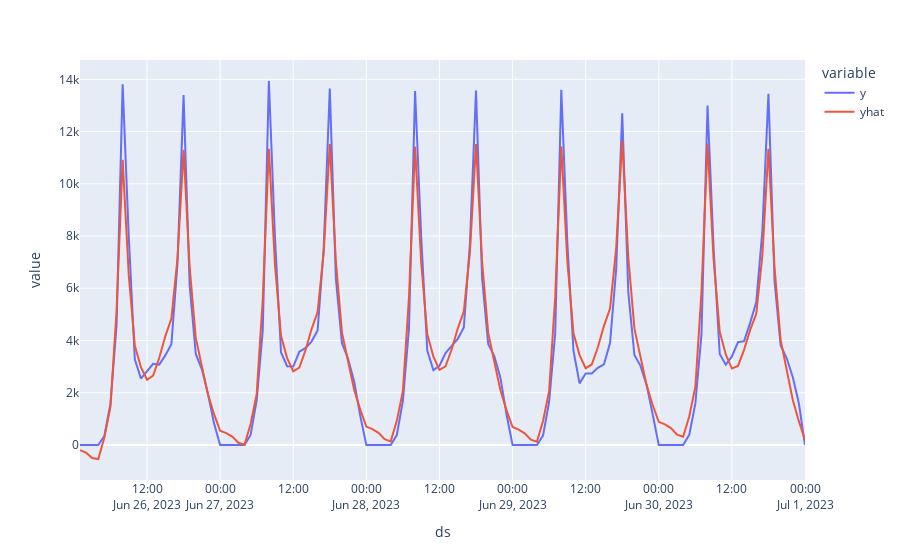

Notebook code for this chart:
### Code cell
comparaison = prediction.merge(data_test, on='ds')
fig = px.line(comparaison, x="ds", y=["y", 'yhat'])
# sns.lineplot(x=prediction['ds'], y=prediction['yhat'])
# sns.lineplot(x=data_test['ds'], y=data_test['y'])
fig.show()
